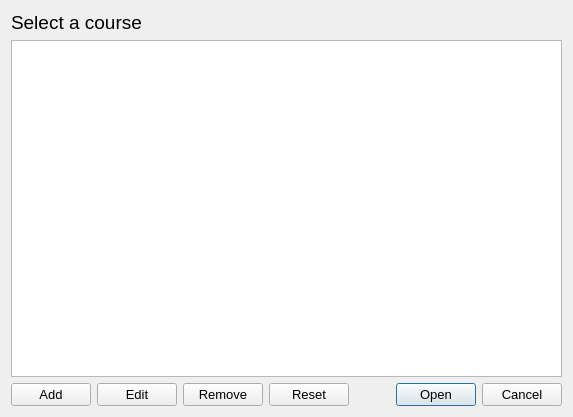
<?xml version="1.0" encoding="UTF-8"?>
<ui version="4.0">
 <class>Courses</class>
 <widget class="QDialog" name="Courses">
  <property name="geometry">
   <rect>
    <x>0</x>
    <y>0</y>
    <width>573</width>
    <height>417</height>
   </rect>
  </property>
  <property name="windowTitle">
   <string>Course selector</string>
  </property>
  <layout class="QGridLayout" name="gridLayout">
   <item row="3" column="2">
    <widget class="QPushButton" name="pushButton_Remove">
     <property name="font">
      <font>
       <pointsize>10</pointsize>
      </font>
     </property>
     <property name="text">
      <string>Remove</string>
     </property>
    </widget>
   </item>
   <item row="3" column="0">
    <widget class="QPushButton" name="pushButton_Add">
     <property name="font">
      <font>
       <pointsize>10</pointsize>
      </font>
     </property>
     <property name="text">
      <string>Add</string>
     </property>
    </widget>
   </item>
   <item row="0" column="0" colspan="5">
    <widget class="QLabel" name="label">
     <property name="sizePolicy">
      <sizepolicy hsizetype="Expanding" vsizetype="Fixed">
       <horstretch>0</horstretch>
       <verstretch>0</verstretch>
      </sizepolicy>
     </property>
     <property name="font">
      <font>
       <pointsize>14</pointsize>
      </font>
     </property>
     <property name="autoFillBackground">
      <bool>false</bool>
     </property>
     <property name="text">
      <string>Select a course</string>
     </property>
    </widget>
   </item>
   <item row="3" column="4">
    <widget class="QDialogButtonBox" name="buttonBox">
     <property name="font">
      <font>
       <pointsize>10</pointsize>
      </font>
     </property>
     <property name="orientation">
      <enum>Qt::Horizontal</enum>
     </property>
     <property name="standardButtons">
      <set>QDialogButtonBox::Cancel|QDialogButtonBox::Open</set>
     </property>
    </widget>
   </item>
   <item row="3" column="3">
    <widget class="QPushButton" name="pushButton_Reset">
     <property name="font">
      <font>
       <pointsize>10</pointsize>
      </font>
     </property>
     <property name="text">
      <string>Reset</string>
     </property>
    </widget>
   </item>
   <item row="1" column="0" colspan="5">
    <widget class="QListWidget" name="listWidget_Courses">
     <property name="font">
      <font>
       <pointsize>12</pointsize>
      </font>
     </property>
    </widget>
   </item>
   <item row="3" column="1">
    <widget class="QPushButton" name="pushButton_Edit">
     <property name="font">
      <font>
       <pointsize>10</pointsize>
      </font>
     </property>
     <property name="text">
      <string>Edit</string>
     </property>
    </widget>
   </item>
  </layout>
 </widget>
 <resources/>
 <connections/>
</ui>
